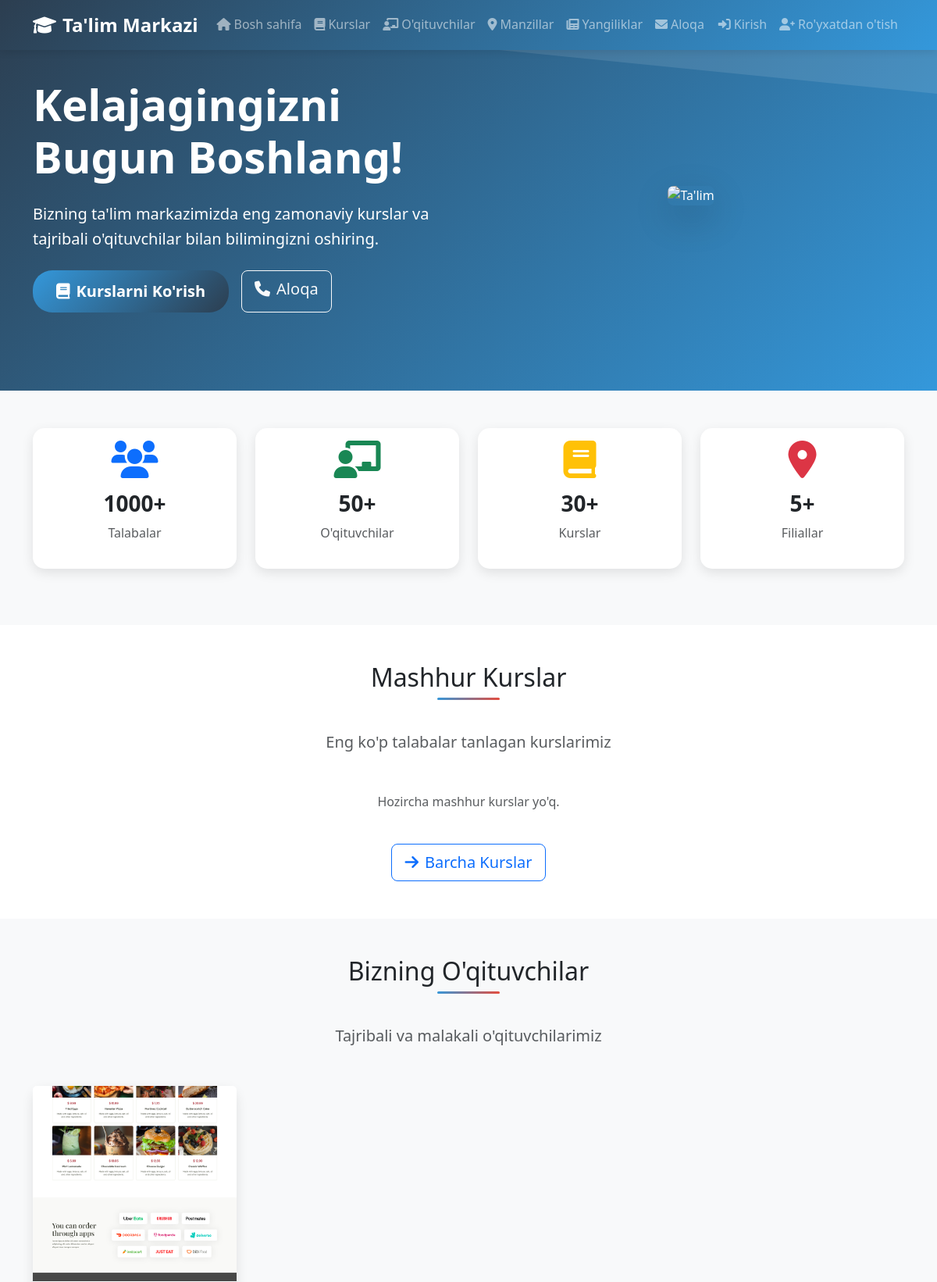
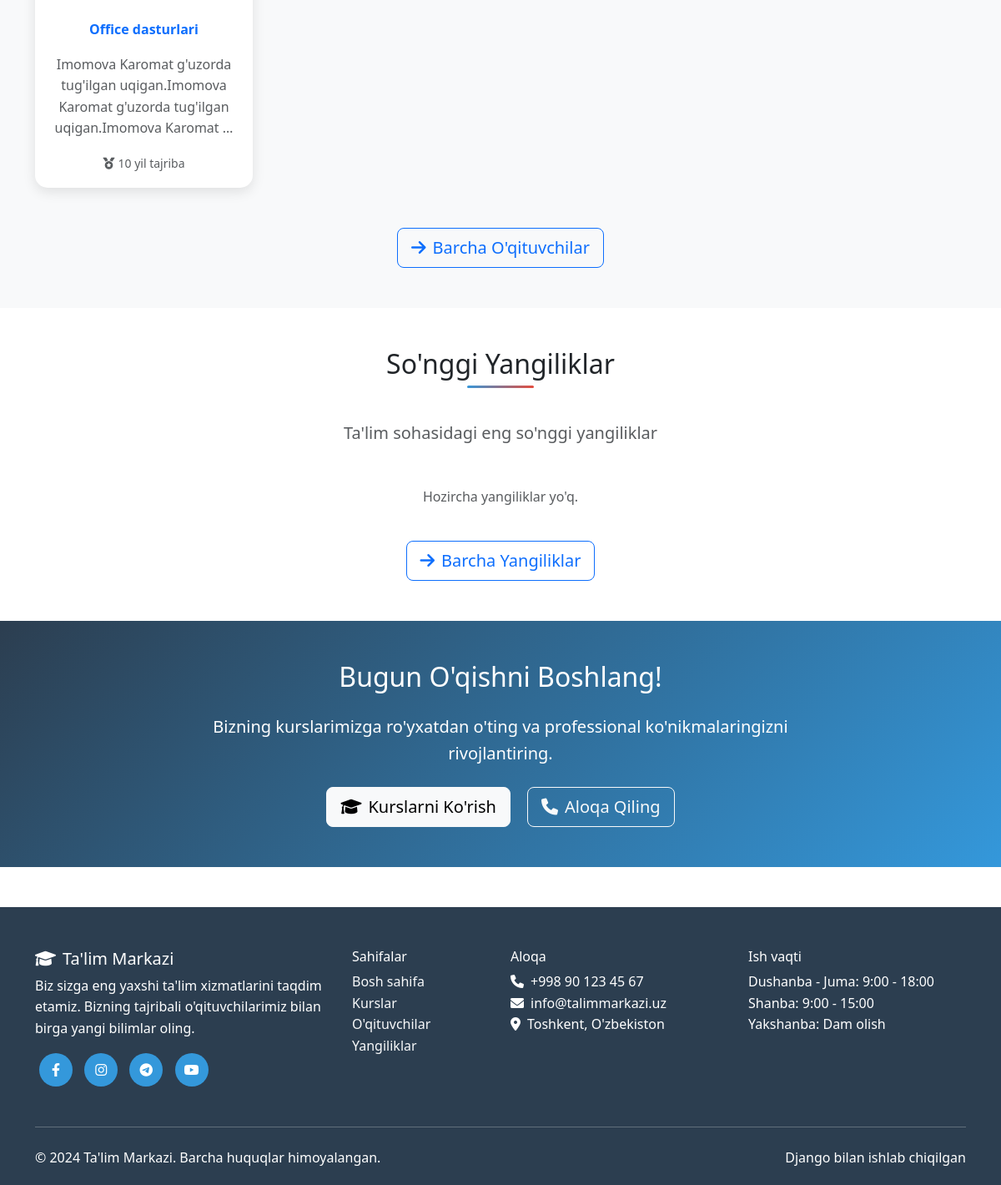
The page / on the database its author committed (2 pictures, top to bottom).
### main/models.py (models this page shows, shortened)
class Teacher(models.Model):
    user = models.OneToOneField(User, on_delete=models.CASCADE)
    bio = models.TextField(verbose_name="Biografiya")
    experience = models.PositiveIntegerField(verbose_name="Tajriba (yil)")
    subject = models.CharField(max_length=200, verbose_name="Fan")
    image = models.ImageField(upload_to='teachers/', verbose_name="Rasm")
    phone = models.CharField(max_length=20, verbose_name="Telefon")
    created_at = models.DateTimeField(auto_now_add=True)
    class Meta:
        verbose_name = "O'qituvchi"
        verbose_name_plural = "O'qituvchilar"

### main/views.py (the view)
# urls.py: path('', views.home, name='home'),
def home(request):
    popular_courses = Course.objects.filter(is_popular=True)[:6]
    featured_teachers = Teacher.objects.all()[:4]
    latest_news = News.objects.filter(is_featured=True)[:3]
    branches = Branch.objects.all()[:3]
    context = {
        'popular_courses': popular_courses,
        'featured_teachers': featured_teachers,
        'latest_news': latest_news,
        'branches': branches,
    }
    return render(request, 'main/home.html', context)

### templates/main/home.html (shortened to what this page needs)
{% extends 'base.html' %}
{% block content %}
<section class="hero-section">
    <div class="container">
        <div class="row align-items-center">
            <div class="col-lg-6" data-aos="fade-right">
                <h1 class="display-4 fw-bold mb-4">
                    Kelajagingizni Bugun Boshlang!
                </h1>
                <p class="lead mb-4">
                    Bizning ta'lim markazimizda eng zamonaviy kurslar va tajribali o'qituvchilar bilan bilimingizni oshiring.
                </p>
                <div class="d-flex gap-3">
                    <a href="{% url 'courses' %}" class="btn btn-primary btn-lg">
                        <i class="fas fa-book me-2"></i>Kurslarni Ko'rish
                    </a>
                    <a href="{% url 'contact' %}" class="btn btn-outline-light btn-lg">
                        <i class="fas fa-phone me-2"></i>Aloqa
                    </a>
                </div>
            </div>
            <div class="col-lg-6" data-aos="fade-left">
                <div class="text-center">
                    <img src="/placeholder.svg?height=400&width=500" alt="Ta'lim" class="img-fluid rounded-3 shadow-lg pulse">
                </div>
            </div>
        </div>
    </div>
</section>
<section class="py-5 bg-light">
    <div class="container">
        <div class="row text-center">
            <div class="col-md-3 mb-4" data-aos="fade-up" data-aos-delay="100">
                <div class="card h-100">
                    <div class="card-body">
                        <i class="fas fa-users fa-3x text-primary mb-3"></i>
                        <h3 class="fw-bold">1000+</h3>
                        <p class="text-muted">Talabalar</p>
                    </div>
                </div>
            </div>
            <div class="col-md-3 mb-4" data-aos="fade-up" data-aos-delay="200">
                <div class="card h-100">
                    <div class="card-body">
                        <i class="fas fa-chalkboard-teacher fa-3x text-success mb-3"></i>
                        <h3 class="fw-bold">50+</h3>
                        <p class="text-muted">O'qituvchilar</p>
                    </div>
                </div>
            </div>
            <div class="col-md-3 mb-4" data-aos="fade-up" data-aos-delay="300">
                <div class="card h-100">
                    <div class="card-body">
                        <i class="fas fa-book fa-3x text-warning mb-3"></i>
                        <h3 class="fw-bold">30+</h3>
                        <p class="text-muted">Kurslar</p>
                    </div>
                </div>
            </div>
            <div class="col-md-3 mb-4" data-aos="fade-up" data-aos-delay="400">
                <div class="card h-100">
                    <div class="card-body">
                        <i class="fas fa-map-marker-alt fa-3x text-danger mb-3"></i>
                        <h3 class="fw-bold">5+</h3>
                        <p class="text-muted">Filiallar</p>
                    </div>
                </div>
            </div>
        </div>
    </div>
</section>
<section class="py-5">
    <div class="container">
        <div class="text-center mb-5">
            <h2 class="section-title" data-aos="fade-up">Mashhur Kurslar</h2>
            <p class="lead text-muted" data-aos="fade-up" data-aos-delay="100">
                Eng ko'p talabalar tanlagan kurslarimiz
            </p>
        </div>
        <div class="row">
            {% for course in popular_courses %}
            <div class="col-lg-4 col-md-6 mb-4" data-aos="fade-up" data-aos-delay="{{ forloop.counter|add:100 }}">
                <div class="card course-card h-100">
                    {% if course.image %}
                        <img src="{{ course.image.url }}" class="card-img-top" alt="{{ course.name }}">
                    {% else %}
                        <img src="/placeholder.svg?height=200&width=300" class="card-img-top" alt="{{ course.name }}">
                    {% endif %}
                    <div class="price-badge">${{ course.price }}</div>
                    <div class="card-body d-flex flex-column">
                        <h5 class="card-title">{{ course.name }}</h5>
                        <p class="card-text text-muted flex-grow-1">{{ course.description|truncatewords:15 }}</p>
                        <div class="mt-auto">
                            <div class="d-flex justify-content-between align-items-center mb-3">
                                <small class="text-muted">
                                    <i class="fas fa-clock me-1"></i>{{ course.duration }} oy
                                </small>
                                <small class="text-muted">
                                    <i class="fas fa-signal me-1"></i>{{ course.get_level_display }}
                                </small>
                            </div>
                            <a href="{% url 'course_detail' course.pk %}" class="btn btn-primary w-100">
                                <i class="fas fa-eye me-2"></i>Batafsil
                            </a>
                        </div>
                    </div>
                </div>
            </div>
            {% empty %}
            <div class="col-12 text-center">
                <p class="text-muted">Hozircha mashhur kurslar yo'q.</p>
            </div>
            {% endfor %}
        </div>
        <div class="text-center mt-4">
            <a href="{% url 'courses' %}" class="btn btn-outline-primary btn-lg">
                <i class="fas fa-arrow-right me-2"></i>Barcha Kurslar
            </a>
        </div>
    </div>
</section>
<section class="py-5 bg-light">
    <div class="container">
        <div class="text-center mb-5">
            <h2 class="section-title" data-aos="fade-up">Bizning O'qituvchilar</h2>
            <p class="lead text-muted" data-aos="fade-up" data-aos-delay="100">
                Tajribali va malakali o'qituvchilarimiz
            </p>
        </div>
        <div class="row">
            {% for teacher in featured_teachers %}
            <div class="col-lg-3 col-md-6 mb-4" data-aos="fade-up" data-aos-delay="{{ forloop.counter|add:100 }}">
                <div class="card teacher-card h-100 text-center">
                    {% if teacher.image %}
                        <img src="{{ teacher.image.url }}" class="card-img-top" alt="{{ teacher.user.get_full_name }}">
                    {% else %}
                        <img src="/placeholder.svg?height=250&width=200" class="card-img-top" alt="{{ teacher.user.get_full_name }}">
                    {% endif %}
                    <div class="card-body">
                        <p class="text-primary fw-bold">{{ teacher.subject }}</p>
                        <p class="card-text text-muted">{{ teacher.bio|truncatewords:10 }}</p>
                        <small class="text-muted">
                            <i class="fas fa-medal me-1"></i>{{ teacher.experience }} yil tajriba
                        </small>
                    </div>
                </div>
            </div>
            {% empty %}
            <div class="col-12 text-center">
                <p class="text-muted">Hozircha o'qituvchilar ma'lumotlari yo'q.</p>
            </div>
            {% endfor %}
        </div>
        <div class="text-center mt-4">
            <a href="{% url 'teachers' %}" class="btn btn-outline-primary btn-lg">
                <i class="fas fa-arrow-right me-2"></i>Barcha O'qituvchilar
            </a>
        </div>
    </div>
</section>
<section class="py-5">
    <div class="container">
        <div class="text-center mb-5">
            <h2 class="section-title" data-aos="fade-up">So'nggi Yangiliklar</h2>
            <p class="lead text-muted" data-aos="fade-up" data-aos-delay="100">
                Ta'lim sohasidagi eng so'nggi yangiliklar
            </p>
        </div>
        <div class="row">
            {% for news in latest_news %}
            <div class="col-lg-4 mb-4" data-aos="fade-up" data-aos-delay="{{ forloop.counter|add:100 }}">
                <div class="card h-100">
                    {% if news.image %}
                        <img src="{{ news.image.url }}" class="card-img-top" alt="{{ news.title }}" style="height: 200px; object-fit: cover;">
                    {% else %}
                        <img src="/placeholder.svg?height=200&width=300" class="card-img-top" alt="{{ news.title }}">
                    {% endif %}
                    <div class="card-body d-flex flex-column">
                        <h5 class="card-title">{{ news.title }}</h5>
                        <p class="card-text text-muted flex-grow-1">{{ news.content|truncatewords:20 }}</p>
                        <div class="mt-auto">
                            <small class="text-muted">
                                <i class="fas fa-calendar me-1"></i>{{ news.created_at|date:"d.m.Y" }}
                            </small>
                            <a href="{% url 'news_detail' news.pk %}" class="btn btn-outline-primary btn-sm float-end">
                                O'qish
                            </a>
                        </div>
                    </div>
                </div>
            </div>
            {% empty %}
            <div class="col-12 text-center">
                <p class="text-muted">Hozircha yangiliklar yo'q.</p>
            </div>
            {% endfor %}
        </div>
        <div class="text-center mt-4">
            <a href="{% url 'news' %}" class="btn btn-outline-primary btn-lg">
                <i class="fas fa-arrow-right me-2"></i>Barcha Yangiliklar
            </a>
        </div>
    </div>
</section>
<section class="py-5" style="background: linear-gradient(135deg, var(--primary-color), var(--secondary-color));">
    <div class="container text-center text-white">
        <div class="row justify-content-center">
            <div class="col-lg-8" data-aos="fade-up">
                <h2 class="mb-4">Bugun O'qishni Boshlang!</h2>
                <p class="lead mb-4">
                    Bizning kurslarimizga ro'yxatdan o'ting va professional ko'nikmalaringizni rivojlantiring.
                </p>
                <a href="{% url 'courses' %}" class="btn btn-light btn-lg me-3">
                    <i class="fas fa-graduation-cap me-2"></i>Kurslarni Ko'rish
                </a>
                <a href="{% url 'contact' %}" class="btn btn-outline-light btn-lg">
                    <i class="fas fa-phone me-2"></i>Aloqa Qiling
                </a>
            </div>
        </div>
    </div>
</section>
{% endblock %}

### templates/base.html (style rules this page uses)
:root { --primary-color: #2c3e50; --secondary-color: #3498db; --accent-color: #e74c3c; --success-color: #27ae60; --warning-color: #f39c12; --light-bg: #f8f9fa; }
body { font-family: 'Segoe UI', Tahoma, Geneva, Verdana, sans-serif; line-height: 1.6; }
.hero-section { background: linear-gradient(135deg, var(--primary-color), var(--secondary-color)); color: white; padding: 100px 0; position: relative; overflow: hidden; }
.hero-section::before { content: ''; position: absolute; top: 0; left: 0; right: 0; bottom: 0; background-size: cover; }
.card { border: none; border-radius: 15px; box-shadow: 0 5px 15px rgba(0,0,0,0.1); transition: all 0.3s ease; }
.btn-primary { background: linear-gradient(135deg, var(--secondary-color), var(--primary-color)); border: none; border-radius: 25px; padding: 12px 30px; font-weight: 600; transition: all 0.3s ease; }
.section-title { position: relative; margin-bottom: 3rem; }
.section-title::after { content: ''; position: absolute; bottom: -10px; left: 50%; transform: translateX(-50%); width: 80px; height: 3px; background: linear-gradient(135deg, var(--secondary-color), var(--accent-color)); border-radius: 2px; }
.teacher-card .card-img-top { height: 250px; object-fit: cover; }
.pulse { animation: pulse 2s infinite; }

### rows shown on the page
Teacher: image (picture), subject "Office dasturlari", bio "Imomova Karomat g'uzorda tug'ilgan uqigan.Imomova Karomat g'uzorda tug'ilgan uqigan.Imomova Karomat …", experience "10"
